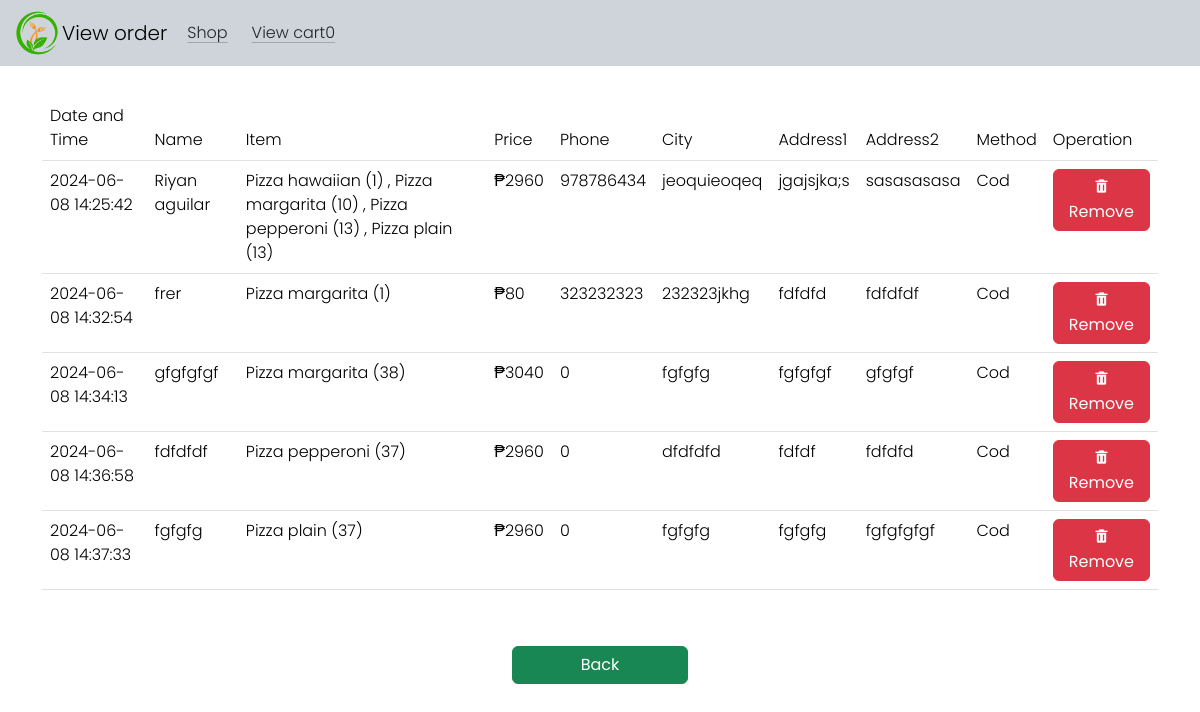
/vorders.php (signed in), run on the app's committed database.
### tables this page shows
CREATE TABLE `order` (
  `id` int(250) NOT NULL,
  `fullname` varchar(250) NOT NULL,
  `phone` int(250) NOT NULL,
  `city` varchar(250) NOT NULL,
  `address1` varchar(250) NOT NULL,
  `address2` varchar(250) NOT NULL,
  `payment_method` varchar(250) NOT NULL,
  `total_product` varchar(250) NOT NULL,
  `total_price` int(250) NOT NULL,
  `order_date` datetime DEFAULT NULL,
  `user_id` int(250) NOT NULL
);

### vorders.php (the view, shortened to what this page needs)
<?php
include("conn.php");
$user_id = $_SESSION['user_id'];
?>
<!DOCTYPE html>
<html>
<head>
    <link rel="stylesheet" href="style/style.css">
    <link href="https://cdn.jsdelivr.net/npm/bootstrap@5.3.3/dist/css/bootstrap.min.css" rel="stylesheet">
    <link href='https://unpkg.com/boxicons@2.1.4/css/boxicons.min.css' rel='stylesheet'>
    <link rel="stylesheet" href="https://cdnjs.cloudflare.com/ajax/libs/font-awesome/5.15.4/css/all.min.css">
</head>
<body>
<nav class="navbar navbar-expand-lg bg-dark-subtle fixed-top">
    <div class="container-fluid">
        <img class="image" src="img/logo.png" alt="images">
        <a class="navbar-brand" href="#">View order</a>
        <div class="collapse navbar-collapse" id="navbarNavAltMarkup">
            <div class="navbar-nav">
                <li class="nav-item">
                    <a class="link-dark link-offset-2 link-underline-opacity-25 link-underline-opacity-100-hover ms-1" href="userpage.php">Shop</a>
                </li>
                <?php
                    $select_rows = mysqli_query($conn, "SELECT * FROM `cart` WHERE user_id = '$user_id'") or die('query failed');
                    $row_count = mysqli_num_rows($select_rows);
                ?>
                <li class="nav-item">
                    <a class="link-dark link-offset-2 link-underline-opacity-25 link-underline-opacity-100-hover ms-4" href="vcart.php">View cart<span><?php echo $row_count; ?></span></a>
                </li>
            </div>
        </div>
    </div>
</nav>
<br><br><br><br>
<div class="container">
    <table class="table table-hover">
        <thead>
            <tr>
                <th>Date and Time</th>
                <th>Name</th>
                <th>Item</th>
                <th>Price</th>
                <th>Phone</th>
                <th>City</th>
                <th>Address1</th>
                <th>Address2</th>
                <th>Method</th>
                <th>Operation</th>
            </tr>
        </thead>
        <tbody>
        <?php
            $select_cart = mysqli_query($conn, "SELECT * FROM `order` WHERE user_id = '$user_id'");
            if (mysqli_num_rows($select_cart) > 0) {
                while ($fetch_cart = mysqli_fetch_assoc($select_cart)) {
        ?>
            <tr>
                <td><?php echo $fetch_cart['order_date']; ?></td>
                <td><?php echo $fetch_cart['fullname']; ?></td>
                <td><?php echo $fetch_cart['total_product']; ?></td>
                <td>₱<?php echo $fetch_cart['total_price']; ?></td>
                <td><?php echo $fetch_cart['phone']; ?></td>
                <td><?php echo $fetch_cart['city']; ?></td>
                <td><?php echo $fetch_cart['address1']; ?></td>
                <td><?php echo $fetch_cart['address2']; ?></td>
                <td><?php echo $fetch_cart['payment_method']; ?></td>
                <td>
                    <button data-bs-toggle="modal" data-bs-target="#removeorder<?php echo $fetch_cart['id']; ?>" class="btn btn-danger">
                        <i class='fw bx bxs-trash'></i> Remove
                    </button>
                </td>
            </tr>
        <?php
                }
            } else {
                echo '<tr><td colspan="10" class="text-center">No orders found</td></tr>';
            }
        ?>
        </tbody>
    </table>
</div>
<div class="foott">
    <a style="width:15%" class="btn btn-success" href="userpage.php">Back</a>
</div>
</body>
</html>

### style/style.css (style rules this page uses)
* { font-family: "Poppins", sans-serif; font-weight: 300; font-style: normal; }
.image { width: 50px; height: auto; }
.foott { margin-top: 40px; width: 100%; display: flex; justify-content: center; align-items: center; padding: 1rem; }

### data on the page
order: order_date "2024-06-08 14:25:42", fullname "Riyan aguilar", total_product "Pizza hawaiian (1) , Pizza margarita (10) , Pizza pepperoni (13) , Pizza plain (13)", total_price "2960", phone "978786434", city "jeoquieoqeq", address1 "jgajsjka;s", address2 "sasasasasa", payment_method "Cod"
order: order_date "2024-06-08 14:32:54", fullname "frer", total_product "Pizza margarita (1)", total_price "80", phone "323232323", city "232323jkhg", address1 "fdfdfd", address2 "fdfdfdf", payment_method "Cod"
order: order_date "2024-06-08 14:34:13", fullname "gfgfgfgf", total_product "Pizza margarita (38)", total_price "3040", phone "0", city "fgfgfg", address1 "fgfgfgf", address2 "gfgfgf", payment_method "Cod"
order: order_date "2024-06-08 14:36:58", fullname "fdfdfdf", total_product "Pizza pepperoni (37)", total_price "2960", phone "0", city "dfdfdfd", address1 "fdfdf", address2 "fdfdfd", payment_method "Cod"
order: order_date "2024-06-08 14:37:33", fullname "fgfgfg", total_product "Pizza plain (37)", total_price "2960", phone "0", city "fgfgfg", address1 "fgfgfg", address2 "fgfgfgfgf", payment_method "Cod"

### other printed values
$row_count "0"
